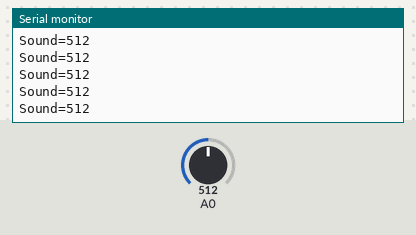
Recording of a sketch running on a simulated Arduino Uno, built with avr-gcc and run on an emulated ATmega328P. Shown: the last lines printed to the serial monitor. The inputs (shaded band) are chosen by the test bench; at power-on: A0 = 512.

Above: at 7.2 s.
7.3 s: A0 set to 110
At 8.1 s:
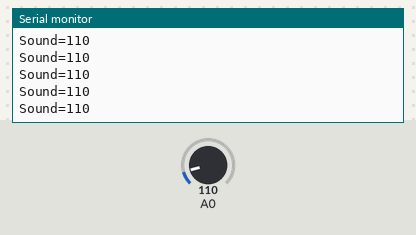
10.3 s: A0 set to 94
At 11.2 s:
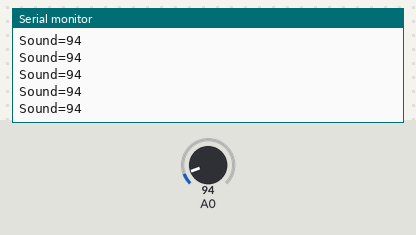
Timing chart, 0 to 13.3 s (numbered marks = the images above; inputs shaded):
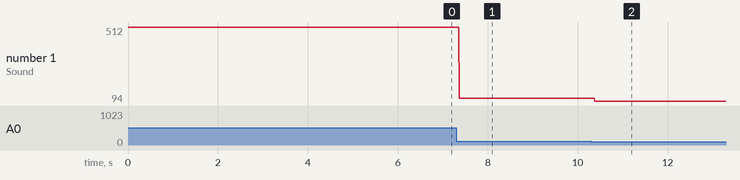

Measured:
- after the input at 7.3 s, the serial monitor: prints a new line after 0.07 s (image 1)
- after the input at 10.3 s, the serial monitor: prints a new line after 0.08 s (image 2)
- plotted number 1: 512 → 110 after the input at 7.3 s, 110 → 94 after the input at 10.3 s

The sketch:

sound_detection.ino
```cpp
void setup(){
  Serial.begin(9600); // open serial port, set the baud rate to 9600 bps
}
void loop()
    {int val;
      val=analogRead(0);   //connect mic sensor to Analog 0
      Serial.print("Sound=");
      Serial.println(val,DEC);//print the sound value to serial
    }
```
